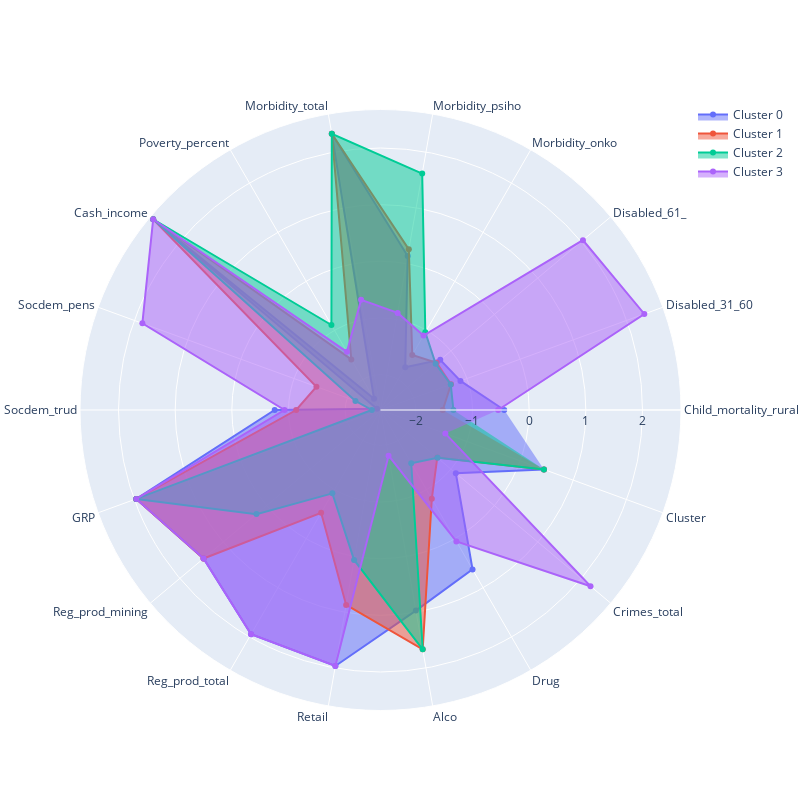

Here is the notebook cell this chart was saved with:
### Code cell
plot_cluster_profile(model_df, 4)

### Figure 1 — Plotly figure (JSON) as saved in the notebook; plotly's stock layout.template omitted (floating-point values rounded to 4 significant figures)
{"data": [{"fill": "toself", "name": "Cluster 0", "r": [-0.4397, -1.122, -1.246, -1.75, 0.1374, 2.326, -2.395, 2.613, -2.557, -0.7561, 1.963, 1.453, 1.945, 1.963, 0.9707, 0.6251, -0.888, 0.4464], "theta": ["Child_mortality_rural", "Disabled_31_60", "Disabled_61_", "Morbidity_onko", "Morbidity_psiho", "Morbidity_total", "Poverty_percent", "Cash_income", "Socdem_pens", "Socdem_trud", "GRP", "Reg_prod_mining", "Reg_prod_total", "Retail", "Alco", "Drug", "Сrimes_total", "Cluster"], "type": "scatterpolar"}, {"fill": "toself", "name": "Cluster 1", "r": [-1.525, -1.3, -1.329, -1.502, 0.2554, 2.326, -1.593, 2.613, -1.42, -1.135, 1.963, 1.453, -0.5283, 0.8696, 1.664, -0.8126, -1.316, 0.4464], "theta": ["Child_mortality_rural", "Disabled_31_60", "Disabled_61_", "Morbidity_onko", "Morbidity_psiho", "Morbidity_total", "Poverty_percent", "Cash_income", "Socdem_pens", "Socdem_trud", "GRP", "Reg_prod_mining", "Reg_prod_total", "Retail", "Alco", "Drug", "Сrimes_total", "Cluster"], "type": "scatterpolar"}, {"fill": "toself", "name": "Cluster 2", "r": [-1.337, -1.304, -1.353, -1.041, 1.613, 2.326, -0.8908, 2.613, -2.153, -2.471, 1.963, 0.2352, -0.9243, 0.06294, 1.664, -1.538, -1.309, 0.4464], "theta": ["Child_mortality_rural", "Disabled_31_60", "Disabled_61_", "Morbidity_onko", "Morbidity_psiho", "Morbidity_total", "Poverty_percent", "Cash_income", "Socdem_pens", "Socdem_trud", "GRP", "Reg_prod_mining", "Reg_prod_total", "Retail", "Alco", "Drug", "Сrimes_total", "Cluster"], "type": "scatterpolar"}, {"fill": "toself", "name": "Cluster 3", "r": [-0.5477, 2.331, 2.04, -1.105, -0.883, -0.649, -1.438, 2.613, 1.849, -0.9284, 1.963, 1.453, 1.945, 1.963, -1.804, 0.05525, 2.215, -1.405], "theta": ["Child_mortality_rural", "Disabled_31_60", "Disabled_61_", "Morbidity_onko", "Morbidity_psiho", "Morbidity_total", "Poverty_percent", "Cash_income", "Socdem_pens", "Socdem_trud", "GRP", "Reg_prod_mining", "Reg_prod_total", "Retail", "Alco", "Drug", "Сrimes_total", "Cluster"], "type": "scatterpolar"}], "layout": {"autosize": false, "height": 800, "polar": {"angularaxis": {"type": "category"}, "radialaxis": {"autorange": true, "range": [-2.624, 2.68], "type": "linear"}}, "showlegend": true, "width": 800}}
